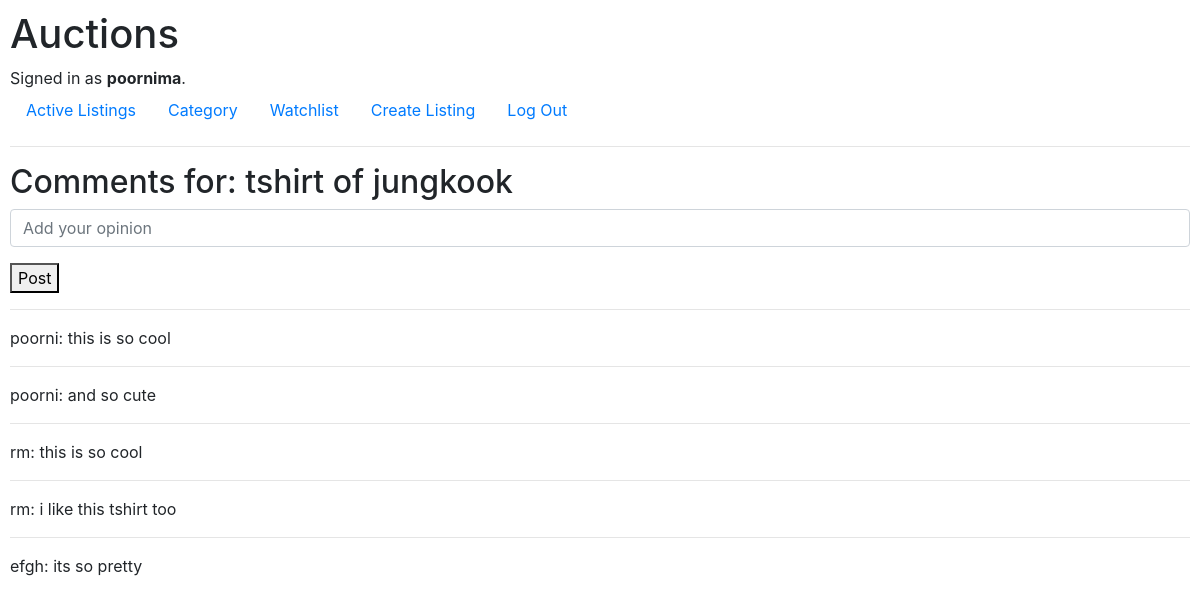
Screenshot of /comments/1 (signed in) with the database file from the repository.
### auctions/models.py (models this page shows)
class User(AbstractUser):
    pass

class Listing(models.Model):
    title = models.CharField(max_length=64)
    description = models.CharField(max_length=500)
    image = models.URLField(max_length=200, blank=True)
    amount = models.DecimalField( max_digits=10, decimal_places=2)
    category = models.CharField(max_length=64)
    is_active = models.BooleanField(default=True)
    owner = models.ForeignKey(User, on_delete=models.CASCADE, related_name="listings")
    winner = models.ForeignKey(User, on_delete=models.SET_NULL, null=True, blank=True, related_name="won_listings")
    watchlist = models.ManyToManyField(User, blank=True, related_name="watchlist_listings")

class Comment(models.Model):
    listing = models.ForeignKey(Listing, on_delete=models.CASCADE, related_name="comments")
    user = models.ForeignKey(User, on_delete=models.CASCADE, related_name="comments")
    content = models.CharField(max_length=500)
    timestamp  = models.DateTimeField(auto_now_add=True)

### auctions/views.py (the view)
# urls.py: path("comments/<int:listing_id>", views.comments, name="comments"),
@login_required
def comments(request, listing_id):
    listing = Listing.objects.get(pk=listing_id)
    if request.method == "POST":
        comment_owner = request.user
        content = request.POST["content"]
        Comment.objects.create(user=comment_owner, content=content, listing=listing)
        return redirect("comments" ,listing_id=listing.id)
    comments = Comment.objects.filter(listing=listing)
    return render(request,"auctions/comments.html",{
        "listing":listing,
        "comments":comments
    })

### auctions/templates/auctions/comments.html (shortened to what this page needs)
{% extends "auctions/layout.html" %}
{% block body %}
<h2>Comments for: {{ listing.title }}</h2>
<form action="{% url 'comments' listing.id %}" method="post">
        <div class="form-group">
            <input autofocus class="form-control" type="text" name="content" placeholder="Add your opinion">
        </div>
        <button type="submit">Post</button>
    </form>
{% for comment in comments %}
<hr>
         {{comment.user.username}}:
         {{comment.content}}
    {% empty %}
         No comments yet
    {% endfor %}
{% endblock %}

### auctions/templates/auctions/layout.html (shortened to what this page needs)
{% load static %}
<!DOCTYPE html>
<html lang="en">
    <head>
        <link rel="stylesheet" href="https://stackpath.bootstrapcdn.com/bootstrap/4.4.1/css/bootstrap.min.css">
        <link href="{% static 'auctions/styles.css' %}" rel="stylesheet">
    </head>
    <body>
        <h1>Auctions</h1>
        <div>
            {% if user.is_authenticated %}
                Signed in as <strong>{{ user.username }}</strong>.
            {% else %}
                Not signed in.
            {% endif %}
        </div>
        <ul class="nav">
            <li class="nav-item">
                <a class="nav-link" href="{% url 'index' %}">Active Listings</a>
            </li>
            {% if user.is_authenticated %}
                <li class="nav-item">
                    <a class="nav-link" href="{% url 'all_categories' %}">Category</a>
                </li>
                <li class="nav-item">
                    <a class="nav-link" href="{% url 'watchlist' %}">Watchlist</a>
                </li>
                <li class="nav-item">
                    <a class="nav-link" href="{% url 'create' %}">Create Listing</a>
                </li>
                <li class="nav-item">
                    <a class="nav-link" href="{% url 'logout' %}">Log Out</a>
                </li>
            {% endif %}
        </ul>
        <hr>
        {% block body %}
        {% endblock %}
    </body>
</html>

### auctions/static/auctions/styles.css (style rules this page uses)
body { padding: 10px; }
hr { color: black; }

### rows the page displays
User: username "poornima"
Listing: title "tshirt of jungkook"
Comment: user.username "poorni", content "this is so cool"
Comment: user.username "poorni", content "and so cute"
Comment: user.username "rm", content "this is so cool"
Comment: user.username "rm", content "i like this tshirt too"
Comment: user.username "efgh", content "its so pretty"
